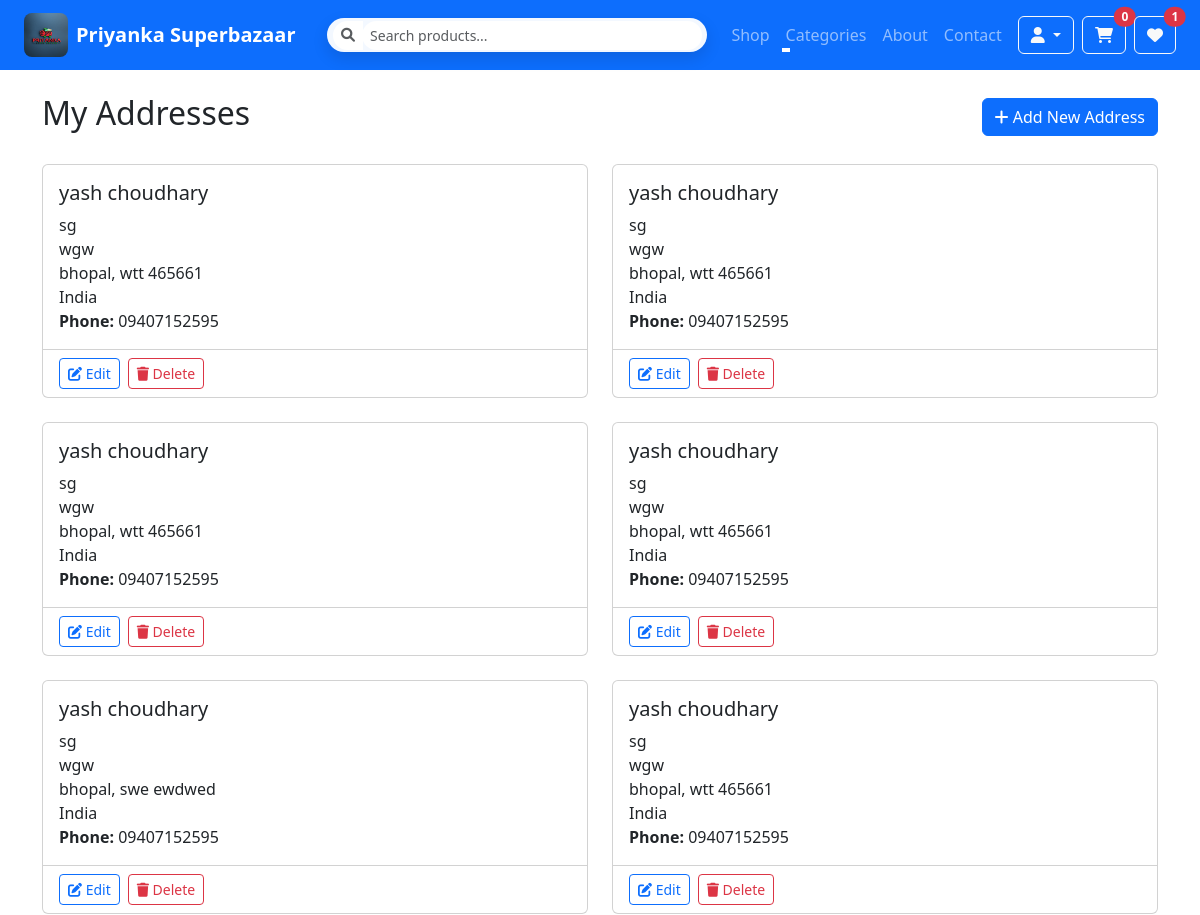
Before: /account/addresses/ (signed in, upper part) with the older database file.
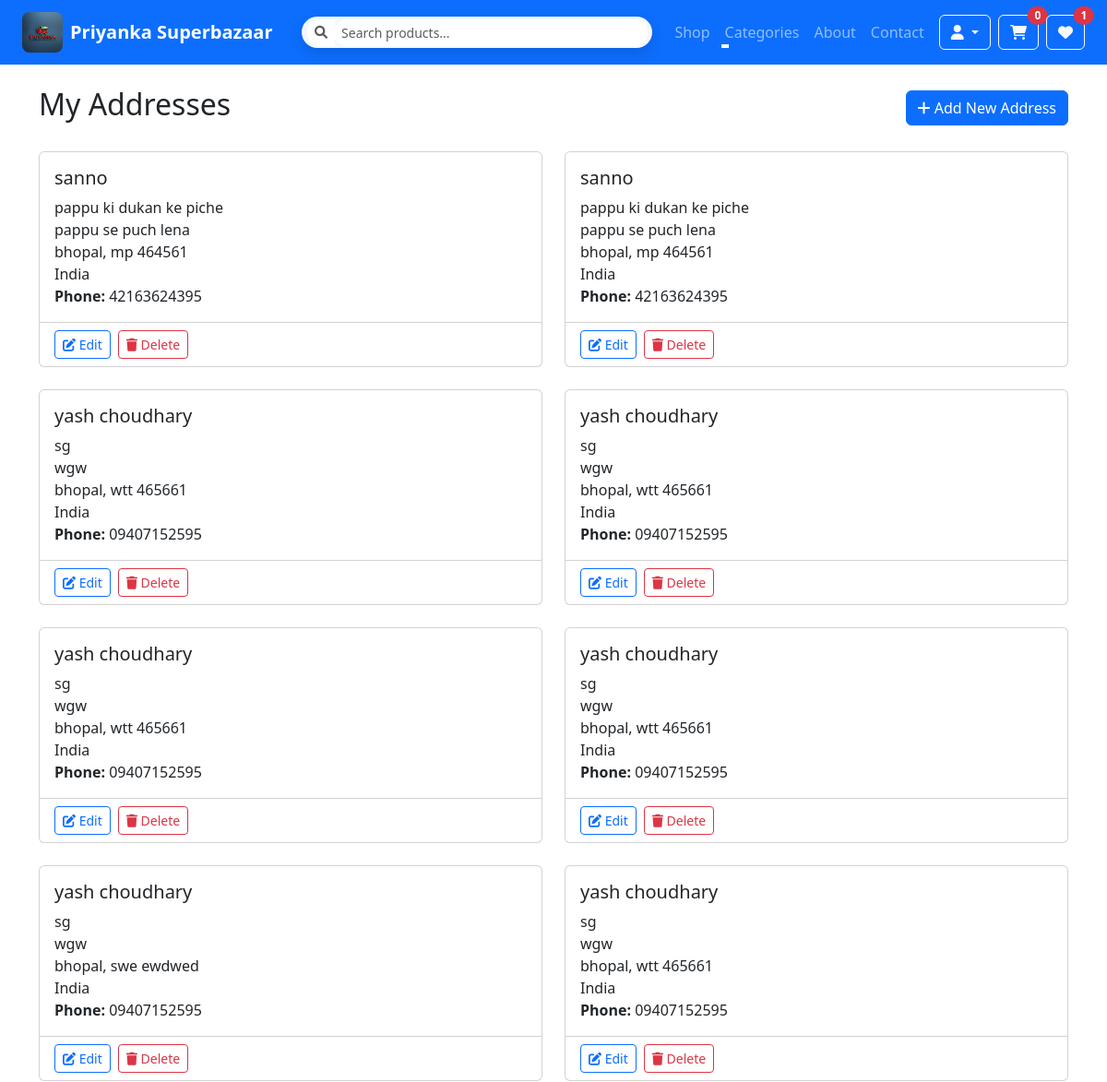
After: the same page with the newer database file.
### store/models.py (models this page shows, shortened)
class Address(TimeStampedModel):
    ADDRESS_TYPE_CHOICES = [
        ('billing', _('Billing')),
        ('shipping', _('Shipping')),
    ]
    user = models.ForeignKey(
        settings.AUTH_USER_MODEL,
        on_delete=models.CASCADE,
        related_name='addresses',
        verbose_name=_('user')
    )
    address_type = models.CharField(
        _('address type'),
        max_length=10,
        choices=ADDRESS_TYPE_CHOICES
    )
    full_name = models.CharField(_('full name'), max_length=100)
    phone = models.CharField(_('phone number'), max_length=20)
    address_line_1 = models.CharField(_('address line 1'), max_length=255)
    address_line_2 = models.CharField(_('address line 2'), max_length=255, blank=True)
    city = models.CharField(_('city'), max_length=100)
    state = models.CharField(_('state/province/region'), max_length=100)
    postal_code = models.CharField(_('postal code'), max_length=20)
    country = models.CharField(_('country'), max_length=100)
    is_default = models.BooleanField(_('default address'), default=False)
    class Meta:
        verbose_name = _('address')
        verbose_name_plural = _('addresses')
        ordering = ('-is_default', '-created')
        indexes = [
            models.Index(fields=['user', 'address_type'], name='user_address_type_idx'),
        ]

### store/views.py (the view)
# urls.py: path("account/addresses/", views.address_list, name="address_list"),
@login_required
def address_list(request):
    addresses = Address.objects.filter(user=request.user).order_by('-is_default', '-created')
    return render(request, 'store/address_list.html', {'addresses': addresses})

### store/context_processors.py (called while the page is built, shortened)
def catalog(request):
    categories = Category.objects.all().order_by('name')
    site_settings = SiteSettings.load()
    cart_items_count = 0
    wishlist_items_count = 0
    try:
        if request.user.is_authenticated:
            wishlist_items_count = Wishlist.objects.filter(user=request.user).count()
    except Exception:
        wishlist_items_count = 0
    try:
        cart_qs = Cart.objects.all()
        if request.user.is_authenticated:
            cart_qs = cart_qs.filter(user=request.user)
        cart = cart_qs.first()
        if cart:
            cart_items_count = cart.get_total_quantity()
    except Exception:
        cart_items_count = 0
    return {
        "categories": categories,
        "cart_items_count": cart_items_count,
        "wishlist_items_count": wishlist_items_count,
        "site_settings": site_settings,
    }

### store/models.py (called while the page is built)
    def get_absolute_url(self):
        return reverse('store:product_list_by_category', args=[self.slug])

    def get_total_quantity(self):
        return sum(item.quantity for item in self.items.all())

    @classmethod
    def load(cls):
        obj, created = cls.objects.get_or_create(pk=1)
        return obj

### templates/store/address_list.html (shortened to what this page needs)
{% extends "base/base.html" %}
{% load static %}
{% block content %}
<div class="container py-4">
    <div class="d-flex justify-content-between align-items-center mb-4">
        <h2>My Addresses</h2>
        <a href="{% url 'store:address_create' %}" class="btn btn-primary">
            <i class="fas fa-plus"></i> Add New Address
        </a>
    </div>
    {% if addresses %}
        <div class="row">
            {% for address in addresses %}
                <div class="col-md-6 mb-4">
                    <div class="card h-100">
                        <div class="card-body">
                            <h5 class="card-title">{{ address.full_name }}</h5>
                            <p class="card-text">
                                {{ address.address_line_1 }}<br>
                                {% if address.address_line_2 %}{{ address.address_line_2 }}<br>{% endif %}
                                {{ address.city }}, {{ address.state }} {{ address.postal_code }}<br>
                                {{ address.country }}<br>
                                <strong>Phone:</strong> {{ address.phone }}
                            </p>
                        </div>
                        <div class="card-footer bg-transparent">
                            <div class="d-flex gap-2">
                                <a href="{% url 'store:address_edit' address.id %}" class="btn btn-sm btn-outline-primary">
                                    <i class="fas fa-edit"></i> Edit
                                </a>
                                <form method="post" action="{% url 'store:address_delete' address.id %}" class="d-inline" onsubmit="return confirm('Are you sure you want to delete this address?');">
                                    <button type="submit" class="btn btn-sm btn-outline-danger">
                                        <i class="fas fa-trash"></i> Delete
                                    </button>
                                </form>
                            </div>
                        </div>
                    </div>
                </div>
            {% endfor %}
        </div>
    {% endif %}
</div>
{% endblock %}

Changed rows visible on the page:
added Address: full_name "sanno", address_line_1 "pappu ki dukan ke piche", address_line_2 "pappu se puch lena", city "bhopal", state "mp", postal_code "464561", country "India", phone "42163624395"
added Address: full_name "sanno", address_line_1 "pappu ki dukan ke piche", address_line_2 "pappu se puch lena", city "bhopal", state "mp", postal_code "464561", country "India", phone "42163624395"
